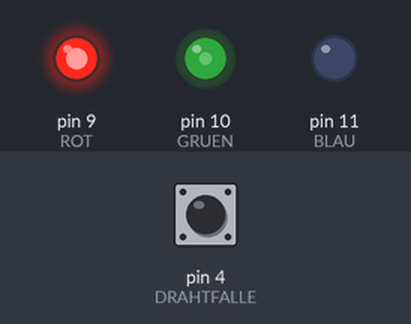
Recording of a program running on a simulated Arduino Uno, built with avr-gcc and run on an emulated ATmega328P. On the bench: output pins drawn as LEDs (lit = HIGH). Inputs (shaded band) come from the test bench; at power-on: pin 4 (DRAHTFALLE) HIGH. Random numbers use the default seed unless the program sets one.

Above: at 0.4 s.
1.3 s: pin 4 (DRAHTFALLE) pulsed LOW 5 times (0.12 s each, 0.3 s apart)
At 3.6 s:
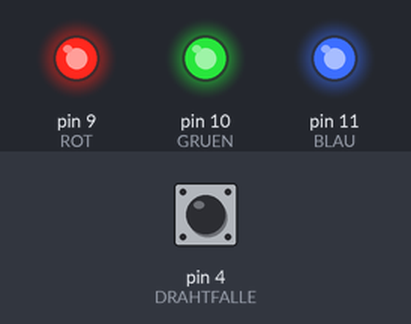
4.3 s: pin 4 (DRAHTFALLE) pulled LOW for 0.15 s
At 5.0 s:
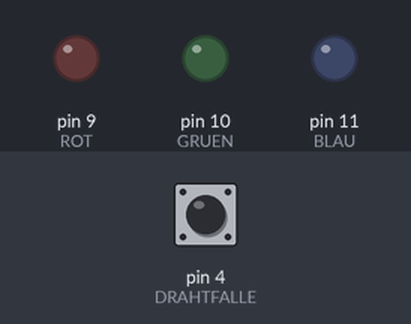
5.9 s: pin 4 (DRAHTFALLE) pulsed LOW 2 times (0.12 s each, 0.3 s apart)
At 6.93 s:
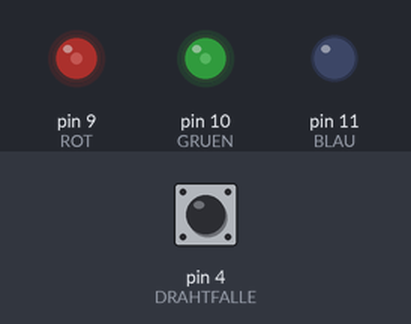
Timing chart, 0 to 14.9 s (numbered marks = the images above; inputs shaded):
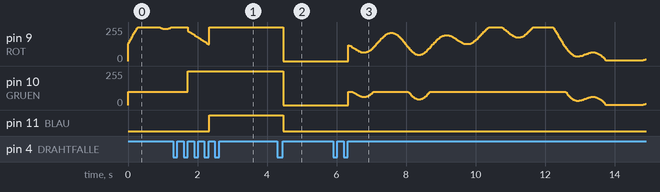

Measured:
- after the input at 1.3 s, pin 11 (BLAU): LOW → HIGH after 1.0 s
- after the input at 4.3 s, pin 9 (ROT), pin 10 (GRUEN): 255/255 → 0/255 after 0.16 s; pin 11 (BLAU): HIGH → LOW after 0.16 s

The program:

main.cpp
```cpp
#include <Arduino.h>

//Pinbelegung
const int ROT = 9;
const int GRUEN = 10;
const int BLAU = 11;
const int DRAHTFALLE = 4;

//Variablen
long zaehler = 0;
int erschuetterung_zaehler = 0;
byte betriebsart = 1;
boolean erschuetterung_status;
float helligkeit = 0.0;
float zufallsfaktor[4]; //Z0 bis Z3

// Funktionsdeklarationen
void HSV(int, double, double);
void zufallsfaktoren();
void erschuetterung ();

void setup() {
  pinMode(9, OUTPUT);
  pinMode(10, OUTPUT);
  pinMode(11, OUTPUT);

  pinMode(DRAHTFALLE, INPUT_PULLUP);

  erschuetterung_status = digitalRead(DRAHTFALLE);

  randomSeed(analogRead(A0));
}

void loop() {
  erschuetterung();
}

//Funktionsdefinitionen

//HSV-Farbenraum
void HSV(int H, double S, double V) {
  //Hier machen wir uns den HSV-Farbraum zunutze. Der entsprechende Algorithmus ist im Internet zu finden.

  double R = 0, G = 0, B = 0;

  //Dominierende Farbe bestimmen und Hilfswerte bestimmen
  int h_i = (int) floor(H/60.0);

  double f = H/60.0 - h_i;
  double p = V * (1-S);
  double q = V * (1-S*f);
  double t = V * (1-S*(1-f));

  switch(h_i){  //Hilfswerte werden aufgeteilt. Dominierende Farbe als Kriterium

    case 0: //rot dominiert, Tendenz zu gruen
      R = V;
      G = t;
      B = p;
      break;
    case 1: //gruen dominiert ,Tendenz zu rot
      R = q;
      G = V;
      B = p;
      break;
      case 2: //gruen dominiert, Tendenz zu blau
      R = p;
      G = V;
      B = t;
      break;
    case 3: //blau dominiert ,Tendenz zu gruen
      R = p;
      G = q;
      B = V;
      break;
      case 4: //blau dominiert, Tendenz zu rot
      R = t;
      G = p;
      B = V;
      break;
    case 5: //rot dominiert ,Tendenz zu blau
      R = V;
      G = p;
      B = q;
      break;
  }

  //Wertebereich eingrenzen
  int rot = constrain ((int)255*R,0,255);
  int gruen = constrain ((int)255*G,0,255);
  int blau = constrain ((int)255*B,0,255);

  analogWrite(ROT, rot);
  analogWrite(GRUEN, gruen);
  analogWrite(BLAU, blau);
}

//Erschuetterungserkennung
void erschuetterung(){
  if (digitalRead(DRAHTFALLE) != erschuetterung_status) {
    erschuetterung_status = !erschuetterung_status;
    erschuetterung_zaehler +=100;
  }

  if (erschuetterung_zaehler > 300) {
    betriebsart = (betriebsart + 1) %4;
    erschuetterung_zaehler = 0;
  }

  if (betriebsart == 0) { //Alles ist aus
    analogWrite(ROT, 0);
    analogWrite(GRUEN, 0);
    analogWrite(BLAU, 0);
  }

  if(betriebsart == 1) {  //Kerzenflackern
    helligkeit = zufallsfaktor[0] * sin(zaehler*0.02)
    + zufallsfaktor[1] * sin(zaehler*0.03)
    + zufallsfaktor[2] * sin(zaehler*0.07)
    + zufallsfaktor[3] * sin(zaehler*0.11);

    int rot = map(helligkeit * 100, -200, 200, 5, 255);
    int gruen = map(helligkeit * 100, -200, 200, 1, 255);

    analogWrite(ROT, constrain(rot, 5, 255));
    analogWrite(GRUEN, constrain (gruen, 1, 100));

    if (zaehler % 1000 ==0) {zufallsfaktoren();} //nach ca. 25 Sek.neue Zufallsfaktoren ermitteln
  }

  if (betriebsart == 2) {HSV(zaehler%360, 1, 1);} //Party-Modus bei voller Saettigung (1) und voller Helligkeit (1)

  if (betriebsart ==3) {  //dauerhaft weiss
    analogWrite(ROT, 255);
    analogWrite(GRUEN, 255);
    analogWrite(BLAU, 255);
  }

  zaehler++;
  delay(25);
}

//Ermittlung von Zufallsfaktoren
void zufallsfaktoren() {
  //Zufallsfaktoren zw. 0.0 und 2.0 ermitteln

  zufallsfaktor[0] = (random(200)) / 100.0;
  zufallsfaktor[1] = (random(200)) / 100.0;
  zufallsfaktor[2] = (random(200)) / 100.0;
  zufallsfaktor[3] = (random(200)) / 100.0;
}
```
